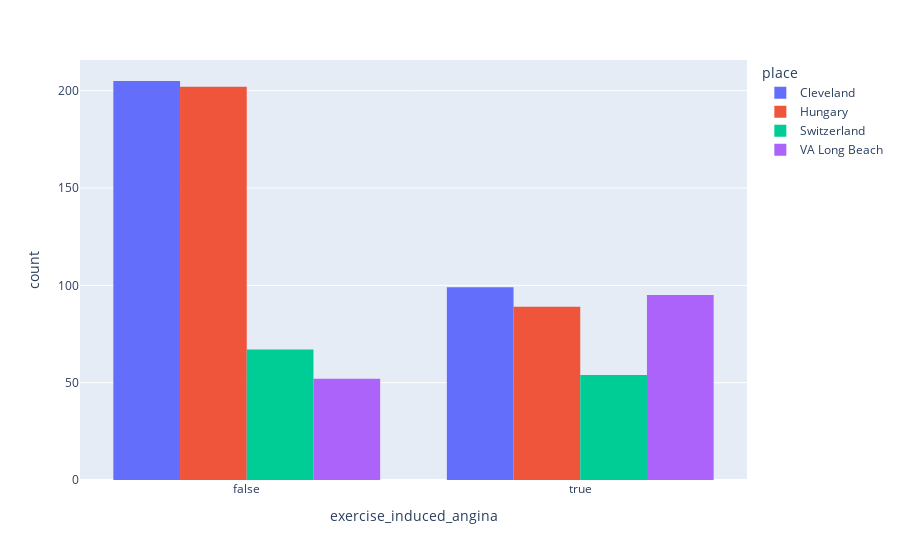

The cell this chart's notebook holds for it:
### Code cell
plt.figure(figsize=(10,6))

fig = px.histogram(df, x='exercise_induced_angina', color='place', barmode='group')
fig.show()

### Figure 1 — Plotly figure (JSON) as saved in the notebook; plotly's stock layout.template omitted (floating-point values rounded to 4 significant figures; data arrays with more than 128 entries replaced by an {"elided": "..."} marker saying what was removed)
{"data": [{"alignmentgroup": "True", "bingroup": "x", "hovertemplate": "place=Cleveland<br>exercise_induced_angina=%{x}<br>count=%{y}<extra></extra>", "legendgroup": "Cleveland", "marker": {"color": "#636efa", "pattern": {"shape": ""}}, "name": "Cleveland", "offsetgroup": "Cleveland", "orientation": "v", "showlegend": true, "type": "histogram", "x": {"elided": "304 bool values"}, "xaxis": "x", "yaxis": "y"}, {"alignmentgroup": "True", "bingroup": "x", "hovertemplate": "place=Hungary<br>exercise_induced_angina=%{x}<br>count=%{y}<extra></extra>", "legendgroup": "Hungary", "marker": {"color": "#EF553B", "pattern": {"shape": ""}}, "name": "Hungary", "offsetgroup": "Hungary", "orientation": "v", "showlegend": true, "type": "histogram", "x": {"elided": "292 bool values"}, "xaxis": "x", "yaxis": "y"}, {"alignmentgroup": "True", "bingroup": "x", "hovertemplate": "place=Switzerland<br>exercise_induced_angina=%{x}<br>count=%{y}<extra></extra>", "legendgroup": "Switzerland", "marker": {"color": "#00cc96", "pattern": {"shape": ""}}, "name": "Switzerland", "offsetgroup": "Switzerland", "orientation": "v", "showlegend": true, "type": "histogram", "x": [false, true, true, false, false, false, true, false, true, false, false, true, true, false, true, true, false, false, true, true, true, false, true, false, false, true, true, true, true, false, false, false, false, false, false, false, true, true, true, false, false, false, true, false, false, true, true, false, true, false, false, false, false, false, false, false, false, false, true, false, true, true, false, true, true, true, true, false, false, true, true, false, false, false, true, true, false, false, true, true, true, false, false, true, false, true, false, false, true, true, false, false, true, false, true, true, true, false, false, false, true, false, true, true, false, true, true, false, false, false, false, true, false, true, false, false, null, true, true, false, false, false], "xaxis": "x", "yaxis": "y"}, {"alignmentgroup": "True", "bingroup": "x", "hovertemplate": "place=VA Long Beach<br>exercise_induced_angina=%{x}<br>count=%{y}<extra></extra>", "legendgroup": "VA Long Beach", "marker": {"color": "#ab63fa", "pattern": {"shape": ""}}, "name": "VA Long Beach", "offsetgroup": "VA Long Beach", "orientation": "v", "showlegend": true, "type": "histogram", "x": {"elided": "200 bool values"}, "xaxis": "x", "yaxis": "y"}], "layout": {"barmode": "group", "legend": {"title": {"text": "place"}, "tracegroupgap": 0}, "margin": {"t": 60}, "xaxis": {"anchor": "y", "domain": [0, 1], "title": {"text": "exercise_induced_angina"}}, "yaxis": {"anchor": "x", "domain": [0, 1], "title": {"text": "count"}}}}
